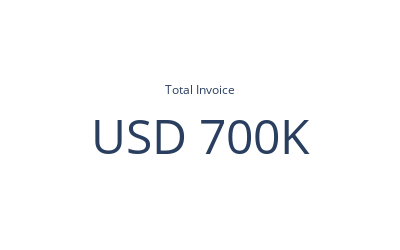

Notebook source saved alongside this figure:
### Code cell
# Create an indicator chart
fig = go.Figure(go.Indicator(
    mode="number", 
    value=value_in_k,
    title={"text": "Total Invoice"},
    number={"prefix": "USD ", "suffix": "K", "font": {"size": 48}},
    domain={"x": [0, 1], "y": [0, 1]}
))

# Update layout for better scaling
fig.update_layout(
    height=250,
    width=400,
    template='plotly_white'
)

# Show the chart
fig.show()

### Figure 1 — Plotly figure (JSON) as saved in the notebook; plotly's stock layout.template omitted (floating-point values rounded to 4 significant figures)
{"data": [{"domain": {"x": [0, 1], "y": [0, 1]}, "mode": "number", "number": {"font": {"size": 48}, "prefix": "USD ", "suffix": "K"}, "title": {"text": "Total Invoice"}, "type": "indicator", "value": 699.9}], "layout": {"height": 250, "width": 400}}
